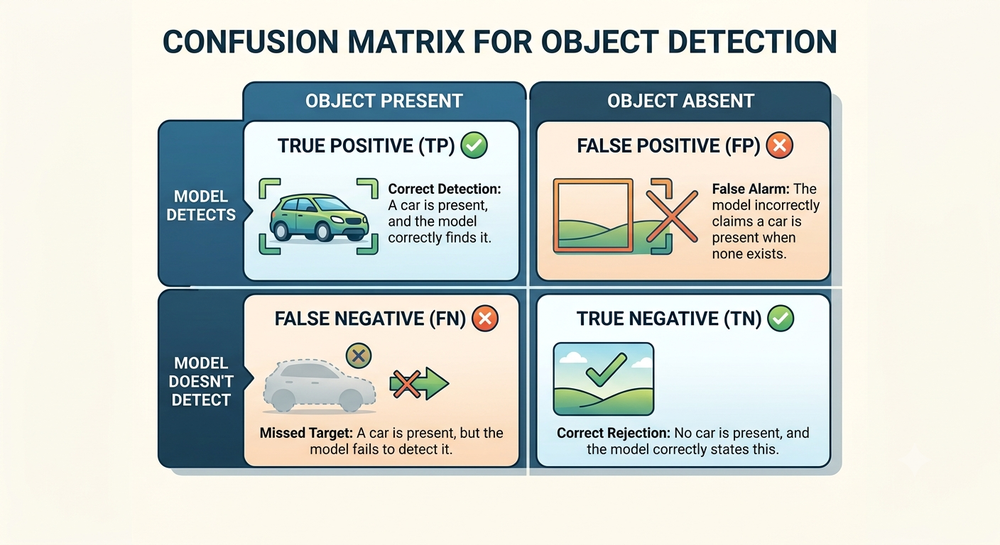
#> input picture conf matrix.png, 1000 x 545 px, shrunk from 1408 x 768 before the run, given in place of tree-clipart.png, which was not available
$ jupyter execute CNN_RGB.ipynb   (text cells are left out)
#> lines starting #> are read from the running program, lines starting #| are printed output that depends on the picture; pictures that were not available may be replaced by others from this repository, and a replacement may not be noted
[cell 1]
import matplotlib.pyplot as plt
import numpy as np

# Ask user for RGB values
r = int(input("Enter Red value (0-255): "))      # Get Red value
#> the answer given: 3
g = int(input("Enter Green value (0-255): "))    # Get Green value
#> the answer given: 3
b = int(input("Enter Blue value (0-255): "))    # Get Blue value
#> the answer given: 3

# Create a color block
color_block = np.zeros((100, 200, 3), dtype=np.uint8)
# Creates a 100×200 image with 3 channels: R, G, B.
# Initially, all pixel values are 0 (black).

color_block[:, :, 0] = r  # Put Red value in channel 0
color_block[:, :, 1] = g  # Put Green value in channel 1
color_block[:, :, 2] = b  # Put Blue value in channel 2

# Show the color
plt.imshow(color_block)  # Displays the created RGB color

plt.axis("off")  # Removes x and y axes
plt.title(f"Color: RGB({r}, {g}, {b})", fontsize=14)  # Displays RGB values
plt.show()  # Shows the color block

[cell 2]
import cv2
import matplotlib.pyplot as plt

# Load the image
img = cv2.imread("/content/tree-clipart.png")
#> img is the input picture: shape (545, 1000, 3); mean B, G, R 208.7, 214.2, 209.4
# Reads the image using OpenCV.

img = cv2.cvtColor(img, cv2.COLOR_BGR2RGB)
# Converts OpenCV's BGR format to RGB format for correct display.

# Change RGB channel values
img[:, :, 0] = 128
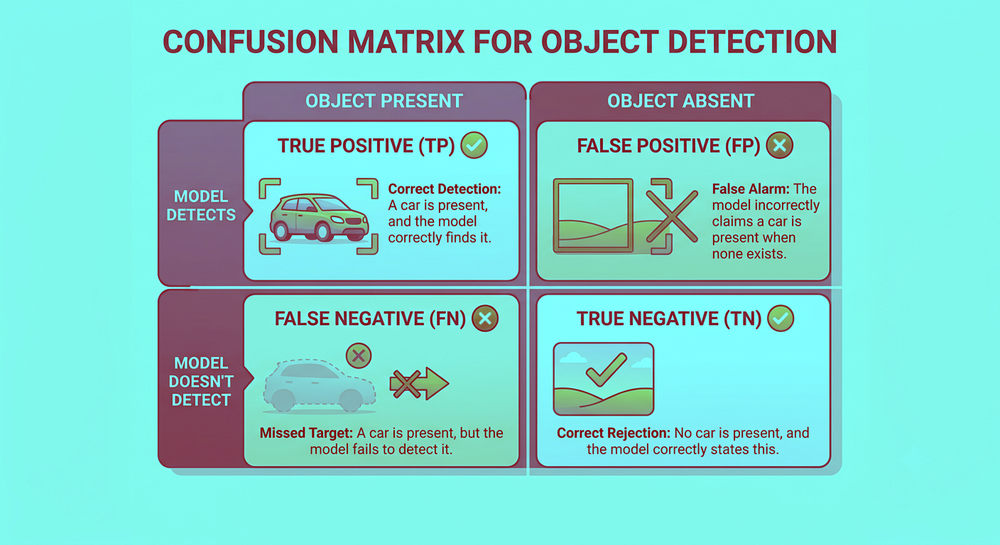
#> img: shape (545, 1000, 3); mean R, G, B 128, 214.2, 208.7
# Sets every RED pixel value to 128.

img[:, :, 1] = 150
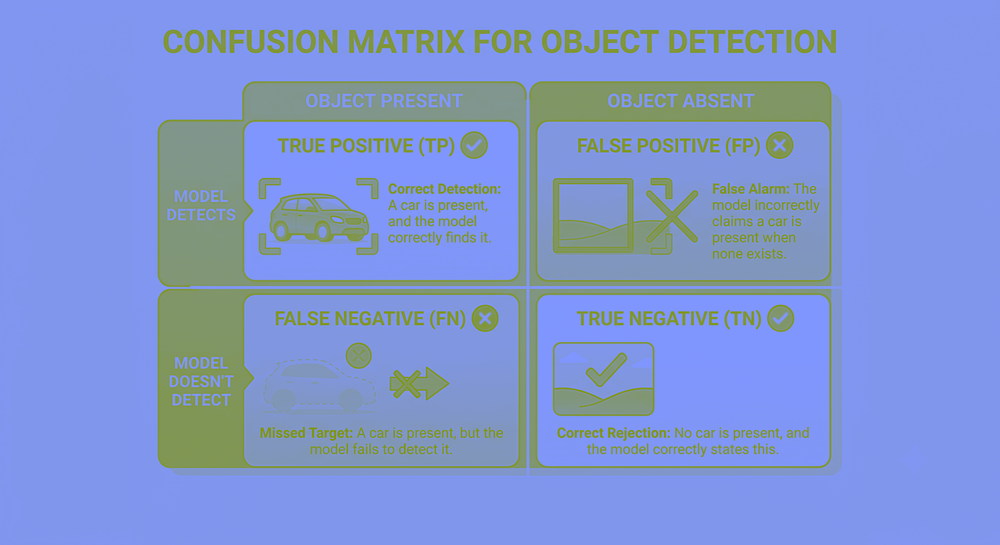
#> img: shape (545, 1000, 3); mean R, G, B 128, 150, 208.7
# Sets every GREEN pixel value to 150.

# img[:, :, 2] = 0
# Would set every BLUE pixel value to 0, but this line is commented out.

# Show result
plt.imshow(img)
# Displays the modified image.

plt.title("TREE")
# Sets the title to "TREE".

plt.axis("off")
# Hides the x and y axes.

plt.show()
# Displays the final image.

[cell 3]
img.shape
#> Out = (545, 1000, 3)

[cell 4]
import cv2
import matplotlib.pyplot as plt

# Read image and convert to grayscale
img = cv2.imread("/content/tree-clipart.png")
# Loads the image using OpenCV.

gray = cv2.cvtColor(img, cv2.COLOR_BGR2GRAY)
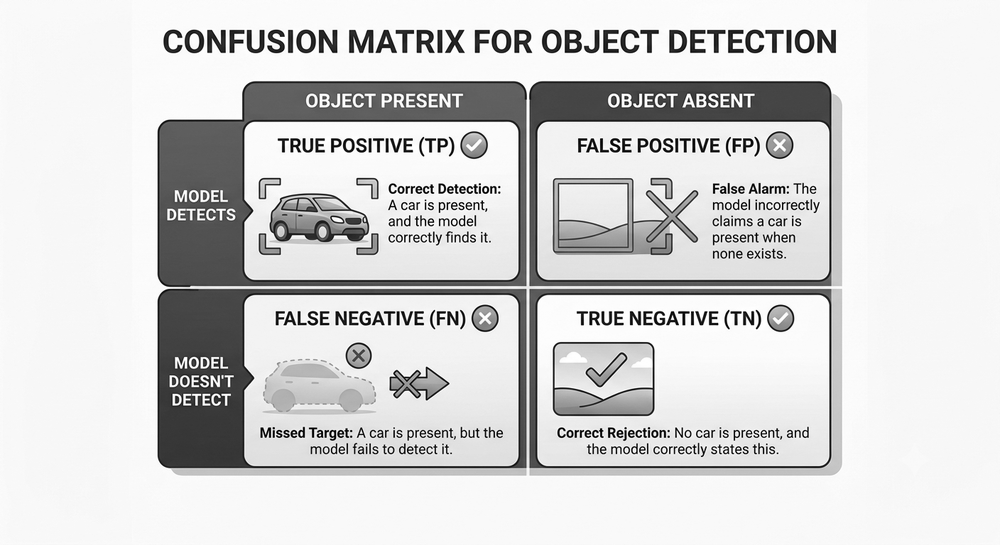
#> gray: shape (545, 1000); min 0, max 255, mean 212.1
# Converts the color image into a grayscale image.
# Each pixel now has one brightness value instead of 3 RGB values.

# Show grayscale image with different colormap
plt.imshow(gray, cmap='viridis')
# Displays the grayscale values using the 'viridis' color map.
# You can try: 'jet', 'plasma', 'cool', etc.

plt.axis("off")
# Hides the x and y axes.

plt.show()
# Displays the final image.

[cell 5]
img.shape
#> Out = (545, 1000, 3)
